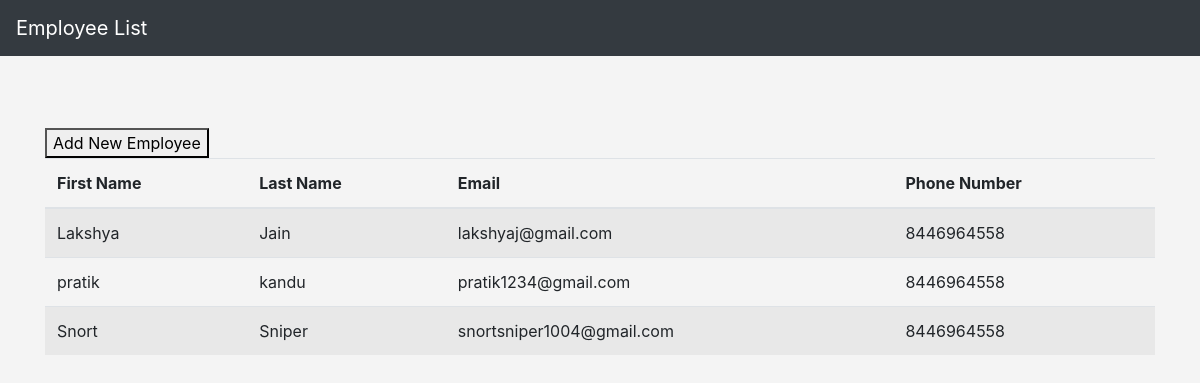
The page /data/list/ on the database its author committed.
### MyApp/models.py (models this page shows)
class Employee(models.Model):
    first_name = models.CharField(max_length=100)
    last_name = models.CharField(max_length=100)
    email = models.EmailField()
    phone_number = models.CharField(max_length=15)

### MyApp/views.py (the view)
# urls.py: path('list/', views.employee_list, name='employee_list'),
def employee_list(request):
    employees = Employee.objects.all()
    return render(request, 'employee_list.html', {'employees': employees})

### MyApp/templates/employee_list.html (shortened to what this page needs)
<!DOCTYPE html>
<html lang="en">
<head>
    <link href="https://stackpath.bootstrapcdn.com/bootstrap/4.5.2/css/bootstrap.min.css" rel="stylesheet">
</head>
<body>
    <nav class="navbar navbar-expand-md navbar-dark bg-dark fixed-top">
        <a class="navbar-brand" href="#">Employee List</a>
    </nav>
    <div class="container mt-5">
        <a href="{% url 'employee_form' %}"><button>Add New Employee</button></a>
        <table class="table table-striped">
            <thead>
                <tr>
                    <th>First Name</th>
                    <th>Last Name</th>
                    <th>Email</th>
                    <th>Phone Number</th>
                </tr>
            </thead>
            <tbody>
                {% for employee in employees %}
                    <tr>
                        <td>{{ employee.first_name }}</td>
                        <td>{{ employee.last_name }}</td>
                        <td>{{ employee.email }}</td>
                        <td>{{ employee.phone_number }}</td>
                    </tr>
                {% endfor %}
            </tbody>
        </table>
    </div>
</body>
</html>

### MyApp/templates/employee_list.html (style rules this page uses)
body { padding-top: 5rem; background-color: #f4f4f4; }

### rows shown on the page
Employee: first_name "Lakshya", last_name "Jain", email "lakshyaj@gmail.com", phone_number "8446964558"
Employee: first_name "pratik", last_name "kandu", email "pratik1234@gmail.com", phone_number "8446964558"
Employee: first_name "Snort", last_name "Sniper", email "snortsniper1004@gmail.com", phone_number "8446964558"
